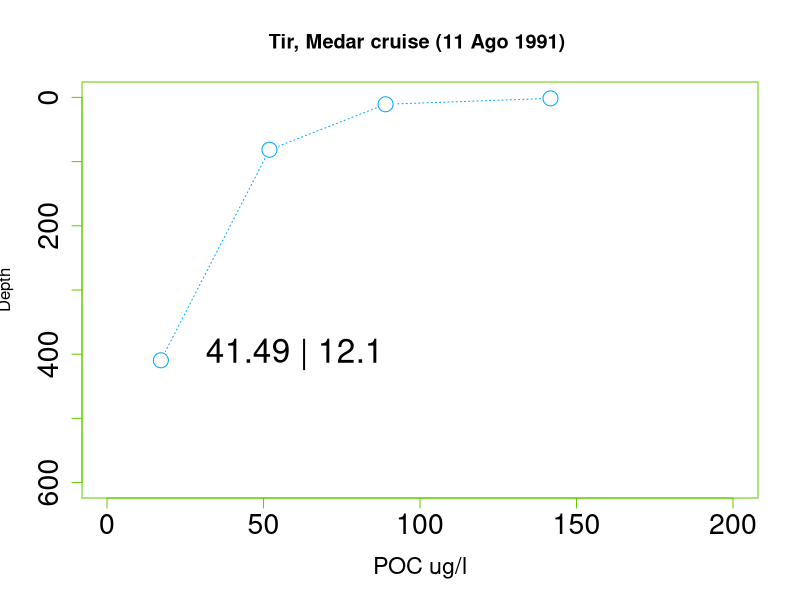
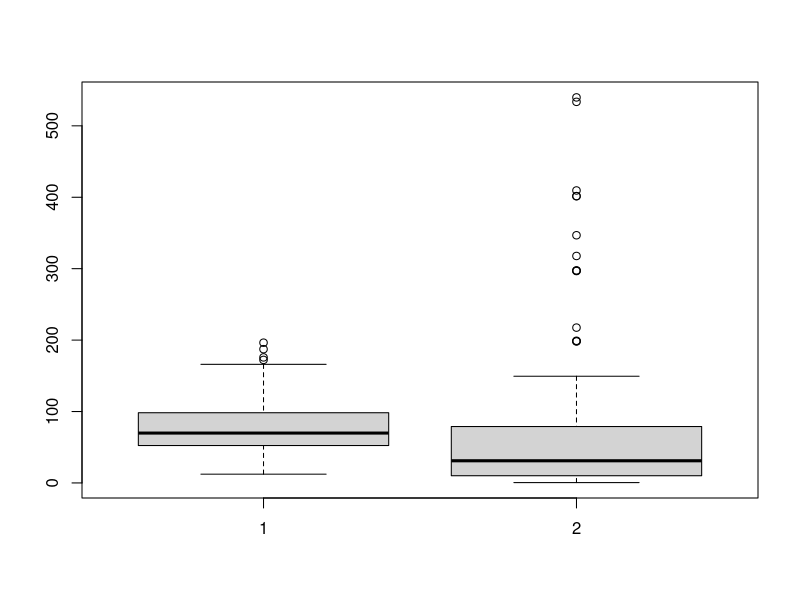
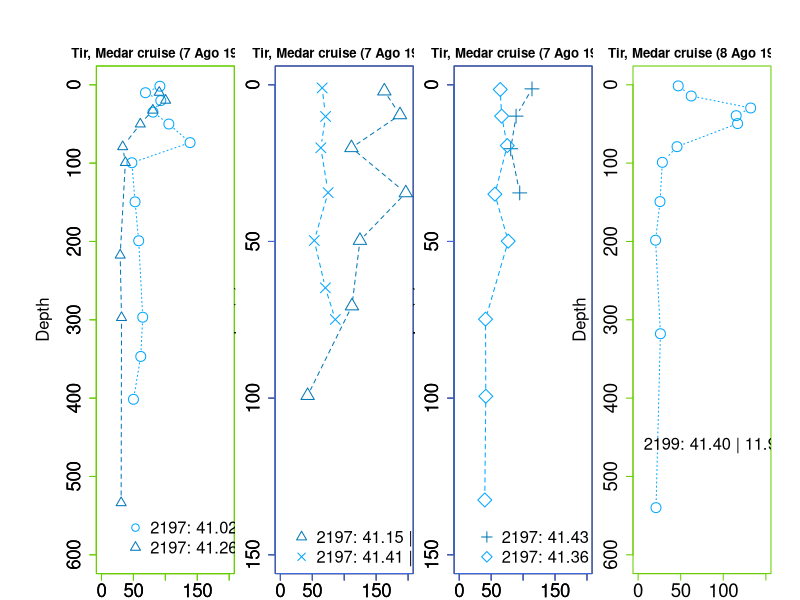

R code for these plots, in order: (Note: this script raises an error after producing the figures.)
setwd('L:\\il mio Drive\\MedSea')
#setwd('C:/Users/gi/Documents/GitHub/Mediterranean_Sea')
POM<-read.csv('POM_data_DRYAD_.csv', sep=';');str(POM)
POM_med<-POM[(POM$Latitude>29 & POM$Latitude<45 & POM$Longitude>-6 & 
                POM$Longitude<36),]

POM_med$POC_ugL = (POM_med$POC*12.0107)    #12.0107 g mol-1 --> ug/L = mg m-3

#col_months<-c("#c15063","#5fb14d","#7362cd","#b6b342","#b966bf",
#             "#d38c30","#688ccd","#cd4e34","#4bb092","#ce5b95","#737e38","#c07f56")
ggplotColours <- function(n = 12, h = c(0, 360) + 15){
  if ((diff(h) %% 360) < 1) h[2] <- h[2] - 360/n
  hcl(h = (seq(h[1], h[2], length = n)), c = 100, l = 65)
}
col_months<-ggplotColours(n = 11)

POM_med$Zone[POM_med$Longitude<=-0.5] <- "Alb"
POM_med$Zone[POM_med$Longitude>-0.5 & POM_med$Longitude<=5 & POM_med$Latitude<=39.5]<-'Sww'
POM_med$Zone[POM_med$Longitude>5 & POM_med$Longitude<=9 & POM_med$Latitude<=39.5]<-'Swe'
POM_med$Zone[POM_med$Longitude>9 & POM_med$Longitude<=16 & POM_med$Latitude<=41.5 & POM_med$Latitude>36.5]<-'Tir'
POM_med$Zone[POM_med$Latitude>39.5 & POM_med$Longitude<=9]<-'Nw'
POM_med$Zone[POM_med$Latitude>41.5 & POM_med$Longitude<=13]<-'Nw'
POM_med$Zone[POM_med$Longitude>12.5 & POM_med$Longitude<=16 & POM_med$Latitude<=38]<-'Ion'
POM_med$Zone[POM_med$Longitude>16 & POM_med$Longitude<=21.5 & POM_med$Latitude<=40]<-'Ion'
POM_med$Zone[POM_med$Latitude>42.3 & POM_med$Longitude>12.5]<-'Nad'
POM_med$Zone[POM_med$Longitude>21.5 & POM_med$Longitude<=23]<-'Lev'
POM_med$Zone[POM_med$Longitude>23 & POM_med$Longitude<=28 & POM_med$Latitude<=35.2]<-'Lev'
POM_med$Zone[POM_med$Longitude>28 & POM_med$Latitude<=37.5]<-'Lev'
POM_med$Zone[POM_med$Longitude>23 & POM_med$Longitude<=28 & POM_med$Latitude>35.2]<-'Aeg'

Tir<-POM_med[(POM_med$Longitude>9 & POM_med$Longitude<=16 & POM_med$Latitude<=41.5 & POM_med$Latitude>36.5),]

POM_med$Zone[POM_med$Longitude>9 & POM_med$Longitude<=16 & 
               POM_med$Latitude<=41.5 & POM_med$Latitude>36.5]<-'Tir'
#write.csv(Tir, file='POC_tir.csv')
summary(factor(Tir$Year))

library(dplyr); t_1991<-filter(Tir, Year ==  1991) #   osta ----
summary(factor(t_1991$Station))
t1<-filter(t_1991, Station ==  2197)
t2<-filter(t_1991, Station ==  2198)
t3<-filter(t_1991, Station ==  2199)
t4<-filter(t_1991, Station ==  2205)
t5<-filter(t_1991, Station ==  2206)



  png(file = "Tir_medar1991_profiles.png",width = 29, height = 19, units = "cm", res = 200)
  par(mfrow=c(1,4),mar=c(2,3.1,2,0), 
      oma=c(0,4.2,3,2.2))
  plot(t1$POC_ugL[1:12],t1$Depth[1:12] ,fg="chartreuse3", ylim=c(600,0), xlim=c(0,200),col=col_months[8],type='b', 
       pch=1, cex=2,cex.axis=1.7,cex.lab=1.4,ylab=' ',xlab='POC ug/l',lty=3)
  mtext('Depth',side=2,outer=F, at=300, line=3.4)
  par(new=T)
  plot(t1$POC_ugL[50:58],t1$Depth[50:58], fg="chartreuse3",ylim=c(600,0), xlim=c(0,200),col='#0378b7',type='b', 
       pch=2, cex=1.5,cex.axis=1.7,cex.lab=1.4,ylab=' ',xlab='POC ug/l',lty=2, 
       main='Tir, Medar cruise (7 Ago 1991) ')
  legend(30,540,bty='n',cex=1.5,
         legend=c('2197: 41.02 | 12.78','2197: 41.26 | 12.31'),
         col=c(col_months[8],'#0378b7'), 
         pch=c(1,2))
  
  plot(t1$POC_ugL[13:19],t1$Depth[13:19] , ylim=c(150,0), xlim=c(0,200),col='#0378b7',type='b', 
       pch=2, cex=2,cex.axis=1.7,cex.lab=1.4,ylab=' ',xlab='POC ug/l',lty=2, 
       main='Tir, Medar cruise (7 Ago 1991)')
  par(new=T)
  plot(t1$POC_ugL[25:31],t1$Depth[25:31] , fg="royalblue",ylim=c(150,0), xlim=c(0,200),col=col_months[8],type='b', 
       pch=4, cex=2,cex.axis=1.7,cex.lab=1.4,ylab='Depth (m)',xlab='POC ug/l',lty=2)
  legend(10,138,bty='n',cex=1.5,
         legend=c('2197: 41.15 | 12.95','2197: 41.41 | 12.54'),
         col=c('#0378b7',col_months[8]), 
         pch=c(2,4))
  
  plot(t1$POC_ugL[21:24],t1$Depth[21:24] , ylim=c(150,0), xlim=c(0,200),col='#0378b7',type='b', 
       pch=3, cex=2,cex.axis=1.7,cex.lab=1.4,ylab='Depth (m)',xlab='POC ug/l',lty=2)
  par(new=T)
  plot(t1$POC_ugL[32:39],t1$Depth[32:39] , ylim=c(150,0), fg="royalblue",xlim=c(0,200),col=col_months[8],type='b', 
       pch=5, cex=2,cex.axis=1.7,cex.lab=1.4,ylab='Depth (m)',xlab='POC ug/l',lty=2,
       main='Tir, Medar cruise (7 Ago 1991)')
  legend(20,138,bty='n',cex=1.5,
         legend=c('2197: 41.43 | 12.57', '2197: 41.36 | 12.46'),
         col=c('#0378b7',col_months[8]), 
         pch=c(3,5))
  
  plot(t3$POC_ugL[1:11],t3$Depth[1:11] ,fg="chartreuse3", ylim=c(600,0), xlim=c(0,150),col=col_months[8],type='b', 
       pch=1, cex=2,cex.axis=1.7,cex.lab=1.4,ylab=' ',xlab='POC ug/l',lty=3, main='Tir, Medar cruise (8 Ago 1991) ')
  mtext('Depth',side=2,outer=F, at=300, line=3.4)
  text(90,460,'2199: 41.40 | 11.99', cex=1.5)
  dev.off()

plot(t5$POC_ugL[4:7],t5$Depth[4:7],fg="chartreuse3", ylim=c(600,0), xlim=c(0,200),col=col_months[8],type='b', 
     pch=1, cex=2,cex.axis=1.7,cex.lab=1.4,ylab=' ',xlab='POC ug/l',lty=3, main='Tir, Medar cruise (11 Ago 1991) ')
mtext('Depth',side=2,outer=F, at=300, line=3.4)
text(60,400,'41.49 | 12.1', cex=2)

t_1991

boxplot(t_1991$POC_ugL,t_1991$Depth)
summary(t_1991$Month)

t3_t1<-rbind(t1,t3)

t3_t1$dfac[t3_t1$Depth<=10] <- "0-10"
t3_t1$dfac[t3_t1$Depth>10 & t3_t1$Depth<=20] <- "10-20"
t3_t1$dfac[t3_t1$Depth>20 & t3_t1$Depth<=30] <- "20-30"
t3_t1$dfac[t3_t1$Depth>30 & t3_t1$Depth<=40] <- "30-40"
t3_t1$dfac[t3_t1$Depth>40 & t3_t1$Depth<=50] <- "40-50"
t3_t1$dfac[t3_t1$Depth>50 & t3_t1$Depth<=60] <- "50-60"
t3_t1$dfac[t3_t1$Depth>60 & t3_t1$Depth<=70] <- "60-70"
t3_t1$dfac[t3_t1$Depth>70 & t3_t1$Depth<=80] <- "70-80"
t3_t1$dfac[t3_t1$Depth>80 & t3_t1$Depth<=90] <- "80-90"
t3_t1$dfac[t3_t1$Depth>90 & t3_t1$Depth<=100] <- "90-100"
t3_t1$dfac[t3_t1$Depth>100 & t3_t1$Depth<=200] <- "100-200"
t3_t1$dfac[t3_t1$Depth>200 & t3_t1$Depth<=300] <- "200-300"
t3_t1$dfac[t3_t1$Depth>300 & t3_t1$Depth<=400] <- "300-400"
t3_t1$dfac[t3_t1$Depth>400 & t3_t1$Depth<=500] <- "400-500"
t3_t1$dfac[t3_t1$Depth>500 & t3_t1$Depth<=600] <- "500-600"

str(t3_t1$dfac)
t3_t1$dfac<-factor(t3_t1$dfac, levels = c("500-600","400-500","300-400","200-300","100-200",
                                          "90-100",'80-90','70-80','60-70','50-60',"40-50",
                                          "30-40","20-30","10-20","0-10"))
max(t_1991$Depth)

t1
gg2<- ggplot(t3_t1, aes(y=POC_ugL, x=factor(dfac), group=dfac )) +
  geom_boxplot(fill= '#00A6FF',aes(alpha=.8))+
  coord_flip()+
  theme_minimal()+
  labs(title ='POC August, Tirrenian Sea', subtitle ='Slope (st. 2197, 2199) - Medar 1991')+
  theme(
    plot.title = element_text(size =12))+ 
  xlab('Depth layer')+
  ylab('POC (ug l)')+
  guides(fill=FALSE)+
  guides(alpha=FALSE)

png(file ="Tir_Boxplot_POC.png",width = 10.5, height = 14.5, units = "cm", res = 200)
plot(gg2)
dev.off()

t_1999<-filter(Tir, Year ==  1999) #   osta ----

png(file ="Tir_profile_1999.png",width = 10,height = 19, units = "cm", res = 200)
plot(t_1999$POC_ugL,t_1999$Depth, ylim=c(200,0), xlim=c(0,100),col=col_months[9],type='b', 
     pch=1, cex=2,cex.axis=1.7,cex.lab=1.4,ylab=' ',xlab='POC ug/l',lty=3,
     main='Tir, PROSOPE cruise (27 Set 1999)')
text(50,150,'931: 39.11 | 14.71', cex=1.2)
mtext('Depth',side=2,outer=F, at=300, line=3.4)
dev.off()

main='Tir, Medar cruise (11 Ago 1991) '

## COSTIERO
plot(t2$POC_ugL[1:7],t2$Depth[1:7] ,fg="chartreuse3", ylim=c(150,0), xlim=c(0,200),col=col_months[8],type='b', 
     pch=1, cex=2,cex.axis=1.7,cex.lab=1.4,ylab=' ',xlab='POC ug/l',lty=3)
mtext('Depth',side=2,outer=F, at=300, line=3.4)
par(new=T)
plot(t2$POC_ugL[8:13],t2$Depth[8:13], fg="chartreuse3",ylim=c(150,0), xlim=c(0,200),col='#0378b7',type='b', 
     pch=2, cex=2,cex.axis=1.7,cex.lab=1.4,ylab=' ',xlab='POC ug/l',lty=2, 
     main='Tir, Medar cruise (7 Ago 1991) ')
legend(100,110,bty='n',cex=1.5,
       legend=c('41.20 | 13.01', '41.22 | 13.04'),
       col=c(col_months[8],'#0378b7'), 
       pch=c(1,2))

plot(t4$POC_ugL,t4$Depth ,fg="chartreuse3", ylim=c(600,0), xlim=c(0,200),col=col_months[8],type='b', 
     pch=1, cex=2,cex.axis=1.7,cex.lab=1.4,ylab=' ',xlab='POC ug/l',lty=3, main='Tir, Medar cruise (8 Ago 1991) ')
mtext('Depth',side=2,outer=F, at=300, line=3.4)
text(60,400,'41.49 | 12.1', cex=2)
